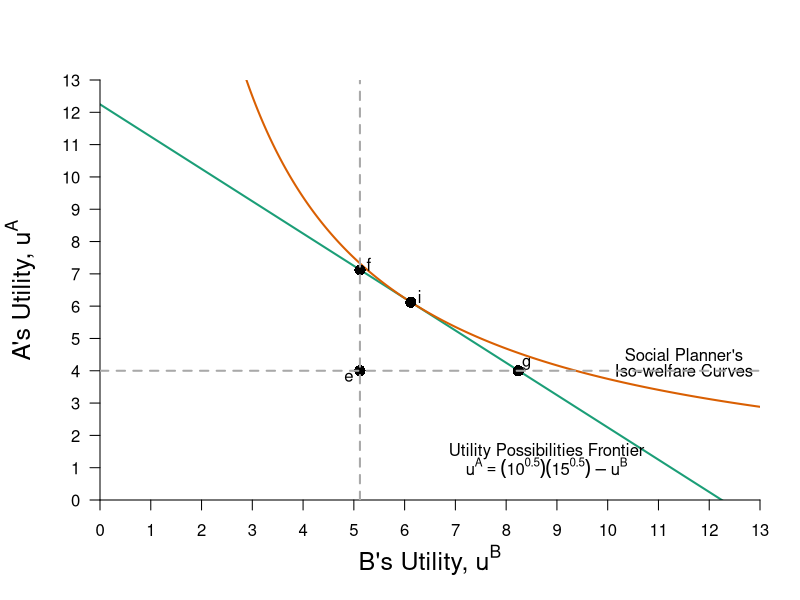

This figure's R source:
require(ggplot2)
require(shape)
require(plotrix)
pdf(file = "bfh-textbook/property/property_fig8.pdf", width = 9, height = 7)

#Set parameters for graphics
axislabelsize <- 1.5
graphlinewidth <- 2

upf <- function(ub) {
  12.24745 - ub
}

swf.e <- function(ub, a = 0.5, W = 4.524862) {
  (((W)*(1/ub)^a)^(1/(1-a)))
}


swf.f <- function(ub, a = 0.5, W = 6.03692) {
  (((W)*(1/ub)^a)^(1/(1-a)))
}


swf.g <- function(ub, a = 0.5, W = 5.744736) {
  (((W)*(1/ub)^a)^(1/(1-a)))
}

swf.i <- function(ub, a = 0.5, W = 6.123724) {
  (((W)*(1/ub)^a)^(1/(1-a)))
}


#W = (^0.6)(^0.4)


#Notes
#ua = (xa^0.5)*(ya^0.5)
#ub = ((10-xa)^05)*((15-ya)^0.5)

#ua = (10^0.5)*(15^0.5) = 12.24745
#ua_e = u(8,2) = (8^0.5)*(2^0.5) = 4

#Point g
# => x^A = 4/((3/2)^0.5) = 3.27 => x^B = 6.73
# => y^A = 3/2(x^A) = 4.9 => y^B = 10.1
#ua_g(4.9^0.5)*(3.27^0.5) = 4.002874
#ub_g(6.73^0.5)*(10.1^0.5) = 8.244574
#W = (4.002874^0.5)*(8.244574^0.5) = 5.744736

COL <- c("#1B9E77", "#D95F02", "#7570B3", "#E7298A", "#66A61E", "#E6AB02", "#A6761D", "#666666")
#COL <- c("#7fc97f", "#beaed4", "#fdc086", "#ffff99")
par(mar =  c(5, 5, 4, 2))
xlims <- c(0, 13)
ylims <- c(0, 13)


plot(0, 0, xlim = xlims, ylim = ylims, type = "n",
     xlab = expression(paste("B's Utility, ", u^B)),
     ylab = expression(paste("A's Utility, ", u^A)),
     xaxt = "n", 
     yaxt = "n", 
     cex.lab = axislabelsize, 
     bty = "n",
     xaxs="i", 
     yaxs="i")

npts <- 500 
npts2 <- 501
#Specify the sequences of points for graphing. 
xx1 <- seq(xlims[1], xlims[2], length.out = npts)
xx2 <- seq(xlims[1], xlims[2], length.out = npts)
xx3 <- seq(xlims[1], xlims[2], length.out = npts2)
xx4 <- seq(xlims[1], 13, length.out = npts2)

#Draw the lines for the graphs
lines(xx1, upf(xx1), col = COL[1], lwd = graphlinewidth)
#lines(xx1, swf.e(xx1), col = COL[2], lwd = graphlinewidth, lty = 2)
#lines(xx1, swf.f(xx1), col = COL[2], lwd = graphlinewidth, lty = 2)
#lines(xx1, swf.g(xx1), col = COL[2], lwd = graphlinewidth, lty = 2)
lines(xx1, swf.i(xx1), col = COL[2], lwd = graphlinewidth)
#lines(xx2, solowCondition(xx2, delta = 5), col = COL[3], lwd = 4)
#lines(xx2, solowInfeas(xx2, delta = 5), col = COL[1], lwd = 4, lty = 2)

#Customize ticks and labels for the plot
ticksy <- seq(from = ylims[1], to = ylims[2], by = 1)
ylabels <- seq(from = ylims[1], to = ylims[2], by = 1)
ticksx <- seq(from =  xlims[1], to = xlims[2], by = 1)
xlabels <- seq(from = xlims[1], to = xlims[2], by = 1)
axis(1, at = ticksx, pos = 0, labels = xlabels)
axis(2, at = ticksy, pos = 0, labels = ylabels, las = 1)

#Annotation of the  graphs
#UPF
text(8.8, 1.5, expression(paste("Utility Possibilities Frontier")))
text(8.8, 1, expression(paste(u^A == (10^0.5)*(15^0.5) - u^B)))

#Iso-welfare curve labels
text(11.5, 4.5, expression(paste("Social Planner's")))
text(11.5, 4, expression(paste("Iso-welfare Curves")))

#Annotate Point f
#u^A = (5.84^0.5)*(8.77^0.5) = 7.15
#u^B = (4.16^0.5)*(6.23^0.5) = 5.09
#W = (7.16^0.5)*(5.09^0.5) = 6.03692
#W = (7.16^0.6)*(5.09^0.4) = 6.246474
points(5.12, 7.12, pch = 16, col = "black", cex = 1.5)
text(5.3, 7.3, expression(f))


#Annotate Point i
#(5^0.5)*(7.5^0.5) = 6.123724
#W = (6.123724^0.6)*(6.123724^0.4) = 6.123724

points(6.123724, 6.123724, pch = 16, col = "black", cex = 1.5)
text(6.3, 6.3, expression(i))

#Annotate point g
#ua_g(4.9^0.5)*(3.27^0.5) = 4.002874
#ub_g(6.73^0.5)*(10.1^0.5) = 8.244574
#W = (4.002874^0.5)*(8.244574^0.5) = 5.744736
#W = (4.002874^0.6)*(8.244574^0.4) = 5.344295
points(8.24, 4, pch = 16, col = "black", cex = 1.5)
text(8.4, 4.2, expression(g))

#Annotate point e.
#ua_e = (8^0.5)*(2^0.5) = 4
#ub_e = (2^0.5)*(13.1^0.5) = 5.118594
#W = (4^0.5)*(5.118594^0.5) = 4.524862
#W = (4^0.6)*(5.118594^0.4) = 4.41465
points(5.12, 4, pch = 16, col = "black", cex = 1.5)
text(4.9, 3.8, expression(e))

segments(0, 4, 13, 4, lty = 2, col = "darkgray", lwd = 2)
segments(5.12, 0, 5.12, 13, lty = 2, col = "darkgray", lwd = 2)




dev.off()
